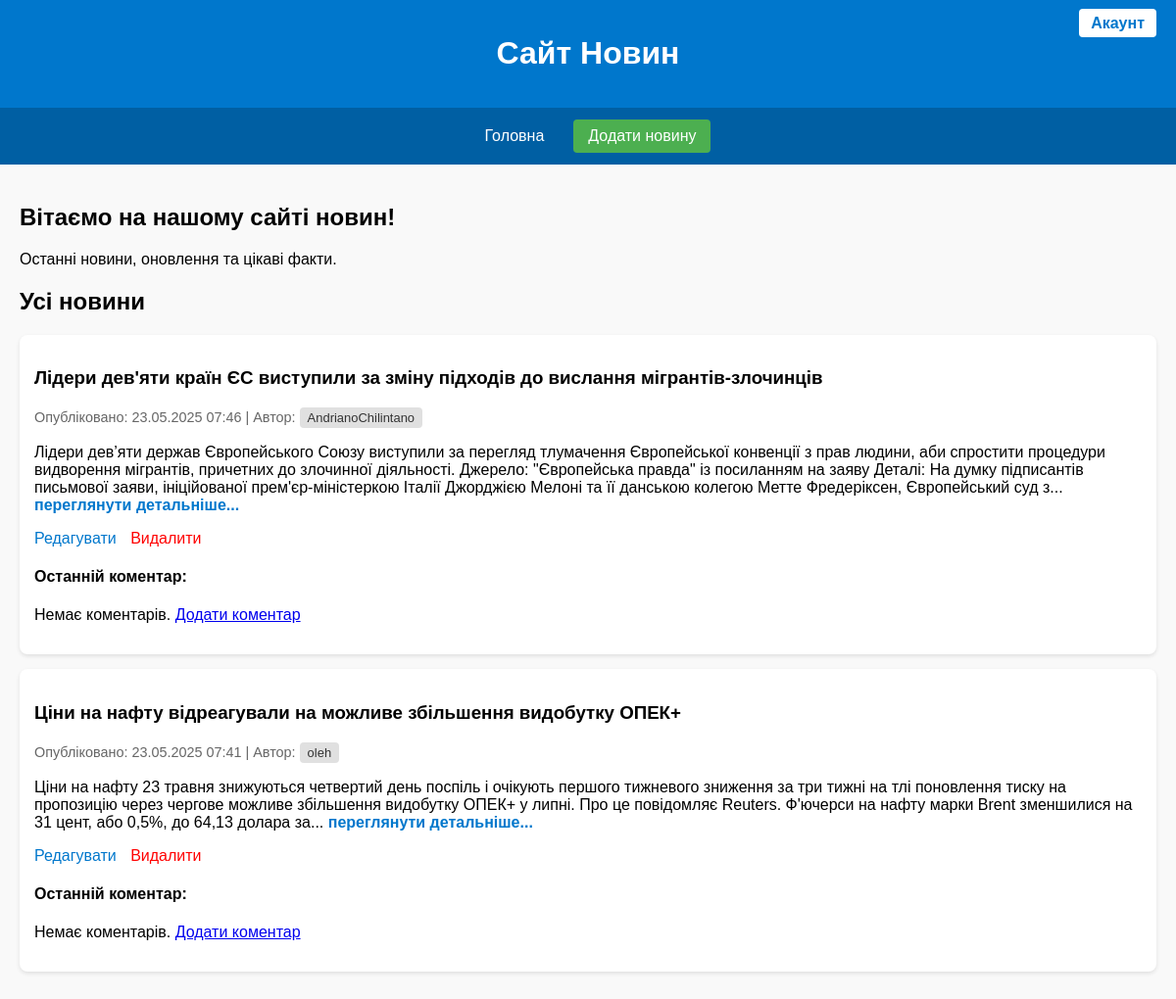
The app's page / (signed in) with its own data.
### news/models.py (models this page shows, shortened)
class News(models.Model):
    title = models.CharField(max_length=200)
    content = models.TextField()
    image = models.ImageField(upload_to='news_images/', blank=True, null=True)
    created_at = models.DateTimeField(auto_now_add=True)
    author = models.ForeignKey(User, on_delete=models.CASCADE)
    class Meta:
        verbose_name = 'Новина'
        verbose_name_plural = 'Новини'

### news/views.py (the view)
# urls.py: path('', views.home, name='home'),
def home(request):
    news_list = News.objects.all().order_by('-created_at')[:2]
    if request.method == 'POST':
        news_id = request.POST.get('news_id')
        news = get_object_or_404(News, id=news_id)
        form = CommentForm(request.POST)
        if form.is_valid():
            comment = form.save(commit=False)
            comment.news = news
            comment.author = request.user
            comment.save()
            return redirect('http://127.0.0.1:8000/')
    else:
        form = CommentForm()
    return render(request, 'news/home.html', {
        'news_list': news_list,
        'form': form,
    })

### news/templates/news/home.html (shortened to what this page needs)
<!DOCTYPE html>
<html lang="uk">
<head>
</head>
<body>
<header>
  <h1>Сайт Новин</h1>
  <div class="auth-buttons">
    {% if user.is_authenticated %}
      <a href="/account">Акаунт</a>
    {% else %}
      <a href="/login/">Увійти</a>
      <a href="/register/">Реєстрація</a>
    {% endif %}
  </div>
</header>
<nav>
  <a href="/">Головна</a>
  {% if user.is_authenticated %}
    <div class="add-button">
      <a href="/add_news/">Додати новину</a>
    </div>
  {% else %}
    <div class="add-button disabled-button">
      <a href="#">Додати новину (тільки для авторизованих)</a>
    </div>
  {% endif %}
</nav>
<main>
  <section id="home">
    <h2>Вітаємо на нашому сайті новин!</h2>
    <p>Останні новини, оновлення та цікаві факти.</p>
  </section>
  <section id="all-news">
    <h2>Усі новини</h2>
    <div id="newsContainer">
      {% for item in news_list %}
        <div class="news">
          <h3>{{ item.title }}</h3>
          <p class="news-meta">
            Опубліковано: {{ item.created_at|date:"d.m.Y H:i" }} |
            Автор: <a href="/user_news/{{ item.author.username }}" class="author-btn">{{ item.author.username }}</a>
          </p>
          <p>
            {% with words=item.content.split %}
              {% if words|length > 50 %}
                {{ words|slice:":50"|join:" " }}...
                <a href="/news_detail/{{ item.id }}" class="read-more">переглянути детальніше...</a>
              {% else %}
                {{ item.content }}
              {% endif %}
            {% endwith %}
          </p>
          {% if user == item.author or user.is_staff %}
            <div class="news-actions">
              <a href='/edit_news/{{ item.id }}' style="color: #0077cc;">Редагувати</a>
              <a href='/delete_news/{{ item.id }}' style="color: red;">Видалити</a>
            </div>
          {% endif %}
          <div class="comments-section">
            <h4>Останній коментар:</h4>
            {% if item.comments.last %}
              <div class="comment">
                <p><strong>{{ item.comments.last.author.username }}:</strong> {{ item.comments.last.content }}</p>
              </div>
              <p><a href='/comments/{{ item.id }}'>Дивитися всі коментарі ({{ item.comments.count }})</a></p>
            {% else %}
              <p>Немає коментарів. <a href='/comments/{{ item.id }}'>Додати коментар</a></p>
            {% endif %}
          </div>
        </div>
      {% empty %}
        <p>Новин поки що немає.</p>
      {% endfor %}
    </div>
  </section>
</main>
</body>
</html>

### news/templates/news/home.html (style rules this page uses)
body { font-family: Arial, sans-serif; margin: 0; padding: 0; background-color: #f9f9f9; }
header { background-color: #0077cc; color: white; padding: 15px; text-align: center; position: relative; }
.auth-buttons { position: absolute; top: 15px; right: 20px; }
.auth-buttons a { background-color: white; color: #0077cc; border: none; padding: 6px 12px; margin-left: 10px; border-radius: 4px; text-decoration: none; font-weight: bold; }
nav { background-color: #005fa3; display: flex; justify-content: center; align-items: center; gap: 10px; padding: 10px; }
nav a { color: white; padding: 10px 20px; display: block; text-decoration: none; }
.add-button a { background-color: #4CAF50; color: white; padding: 8px 15px; border-radius: 4px; text-decoration: none; }
main { padding: 20px; }
.news { background: white; padding: 15px; margin-bottom: 15px; border-radius: 8px; box-shadow: 0 2px 4px rgba(0,0,0,0.1); }
.read-more { color: #0077cc; text-decoration: none; font-weight: bold; }
.news-meta { color: #666; font-size: 0.9em; margin-bottom: 10px; }
.author-btn { display: inline-block; background-color: #e0e0e0; color: #333; padding: 3px 8px; border-radius: 4px; text-decoration: none; font-size: 0.9em; }
.news-actions { margin-top: 10px; }
.news-actions a { margin-right: 10px; text-decoration: none; }

### records on screen
News: title "Лідери дев'яти країн ЄС виступили за зміну підходів до вислання мігрантів-злочинців", created_at "23.05.2025 07:46", author.username "AndrianoChilintano", content.split "Лідери дев’яти держав Європейського Союзу виступили за перегляд тлумачення Європейської конвенції з прав людини, аби спростити процедури видворення мігрантів, причетних до злочинної діяльності. Джерело: \"Європейська правда\" із посиланням на заяву Деталі: На думку підписантів письмової заяви, ініційованої прем'єр-міністеркою Італії Джорджією Мелоні та її данською колегою Метте Фредеріксен, Європейський суд з"
News: title "Ціни на нафту відреагували на можливе збільшення видобутку ОПЕК+", created_at "23.05.2025 07:41", author.username "oleh", content.split "Ціни на нафту 23 травня знижуються четвертий день поспіль і очікують першого тижневого зниження за три тижні на тлі поновлення тиску на пропозицію через чергове можливе збільшення видобутку ОПЕК+ у липні. Про це повідомляє Reuters. Ф'ючерси на нафту марки Brent зменшилися на 31 цент, або 0,5%, до 64,13 долара за"
